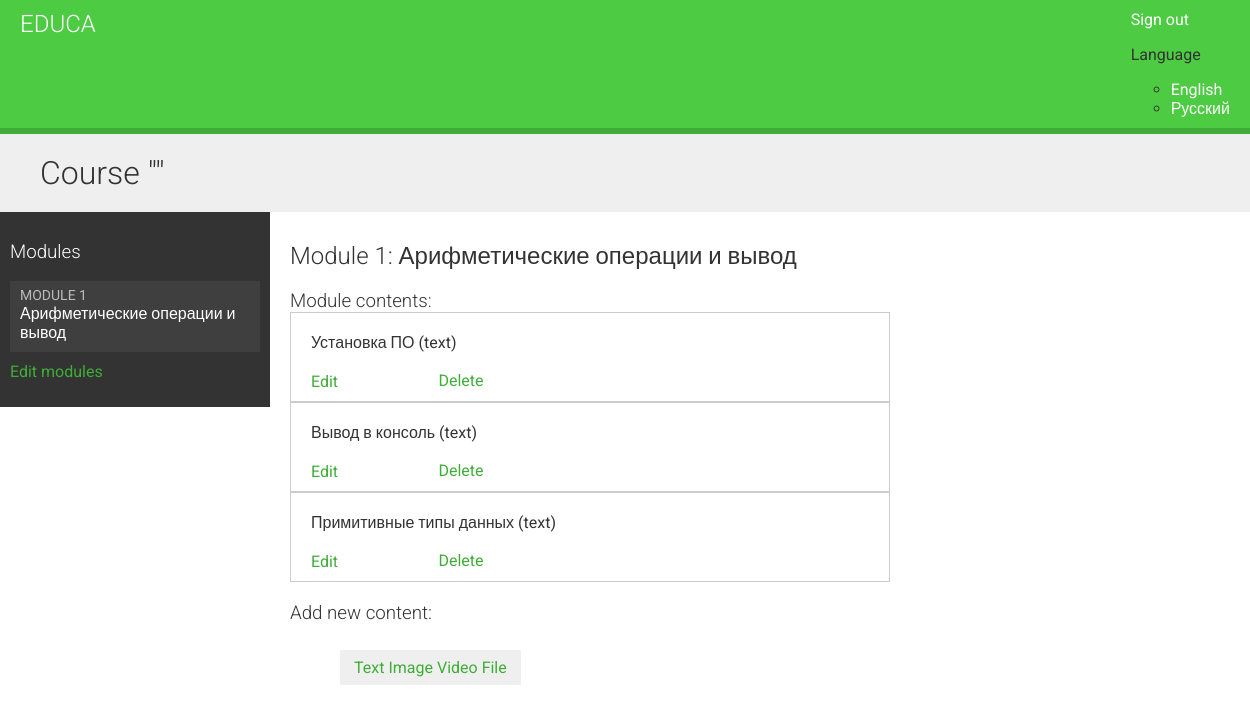
Screenshot of /en/course/module/1/ (signed in) with the database file from the repository.
### courses/models.py (models this page shows, shortened)
class Module(models.Model):
    course = models.ForeignKey(Course,
                               related_name='modules',
                               on_delete=models.CASCADE)
    title=models.CharField(max_length=200)
    description=models.TextField(blank=True)
    order = OrderField(blank=True,
                       for_fields=['course'])
    class Meta:
        ordering = ['order']

class Content(models.Model):
    module = models.ForeignKey(Module,
                               related_name='contents',
                               on_delete=models.CASCADE)
    content_type = models.ForeignKey(ContentType,
                                     on_delete=models.CASCADE,
                                     limit_choices_to={'model__in': (
                                         'text', 'video', 'image', 'file')})
    object_id = models.PositiveIntegerField()
    item = GenericForeignKey('content_type', 'object_id')
    order = OrderField(blank=True,
                       for_fields=['module'])
    class Meta:
        ordering = ['order']

class BaseItem(models.Model):
    owner = models.ForeignKey(User,
                              related_name='%(class)s_related',
                              on_delete=models.CASCADE)
    title = models.CharField(max_length=200)
    created = models.DateTimeField(auto_now_add=True)
    updated = models.DateTimeField(auto_now=True)
    class Meta:
        abstract = True
    def __str__(self):
        return self.title

class Text(BaseItem):
    content = models.TextField(verbose_name=_("Text"))

### courses/views.py (the view)
# urls.py: path('module/<int:module_id>/', views.ModuleContentListView.as_view(), name='module_content_list'),
class ModuleContentListView(TemplateResponseMixin, View):
    template_name = 'courses/manage/module/content_list.html'
    def get(self, request, *args, **kwargs):
        module = get_object_or_404(Module,
                                   id=kwargs['module_id'],
                                   course__owner=request.user)
        return self.render_to_response({'module': module})

### courses/templatetags/change_lang.py (called while the page is built)
@register.filter
def change_lang(request, lang):
    request.LANGUAGE_CODE = lang
    url = request.path.split('/', maxsplit=2)[2]
    return f'/{lang}/{url}'

### courses/templatetags/course.py (called while the page is built)
@register.filter
def model_name(obj):
    try:
        return obj._meta.model_name
    except AttributeError:
        return None

### courses/templates/courses/manage/module/content_list.html (shortened to what this page needs)
{% extends "base.html" %}
{% load i18n %}
{% load course %}
{% block content %}
    {% with course=module.course %}
        <h1>{% trans "Course" %} "{{ course.title }}"</h1>
        <div class="contents">
            <h3>{% trans "Modules" %}</h3>
            <ul id="modules">
                {% for m in course.modules.all %}
                    <li data-id="{{ m.id }}" {% if m == module %} class="selected" {% endif %}>
                        <a href="{% url "courses:module_content_list" m.id %}">
                            <span>
                                {% trans "Module" %} <span class="order">{{ m.order|add:1 }}</span>
                            </span>
                            <br>
                            {{ m.title }}
                        </a>
                    </li>
                {% empty %}
                    <li>{% trans "No modules yet." %}</li>
                {% endfor %}
            </ul>
            <p>
                <a href="{% url "courses:module_update" course.id %}">{% trans "Edit modules" %}</a>
            </p>
        </div>
        <div class="module">
            <h2>{% trans "Module" %} {{ module.order|add:1 }}: {{ module.title }}</h2>
            <h3>{% trans "Module contents:" %}</h3>
            <div id="module-contents">
                {% for content in module.contents.all %}
                    <div data-id="{{ content.id }}">
                        {% with item=content.item %}
                            <p>{{ item }} ({{ item|model_name }})</p>
                            <a href="{% url "courses:module_content_update" module.id item|model_name item.id %}">
                                {% trans "Edit" %}
                            </a>
                            <form action="{% url "courses:module_content_delete" content.id %}" method="post">
                                <input type="submit" value="{% trans "Delete" %}">
                            </form>
                        {% endwith %}
                    </div>
                {% empty %}
                    <p>{% trans "This module has no contents yet." %}</p>
                {% endfor %}
            </div>
            <h3>{% trans "Add new content:" %}</h3>
            <ul class="content-types">
                <li>
                    <a href="{% url "courses:module_content_create" module.id "text" %}">{% trans "Text" %}</a>
                    <a href="{% url "courses:module_content_create" module.id "image" %}">{% trans "Image" %}</a>
                    <a href="{% url "courses:module_content_create" module.id "video" %}">{% trans "Video" %}</a>
                    <a href="{% url "courses:module_content_create" module.id "file" %}">{% trans "File" %}</a>
                </li>
            </ul>
        </div>
    {% endwith %}
{% endblock %}

### courses/templates/base.html (shortened to what this page needs)
{% load staticfiles %}
{% load i18n %}
{% load change_lang %}
<!DOCTYPE html>
<html lang="en">
<head>
    <link href="{% static "css/base.css" %}" rel="stylesheet">
</head>
<body>
    <div id="header">
        <a href="/" class="logo">Educa</a>
        <ul class="menu">
            {% if user.is_authenticated %}
                <li><a href="{% url "accounts:logout" %}">{% trans "Sign out" %}</a></li>
            {% else %}
                <li><a href="{% url "accounts:login" %}">{% trans "Sign in" %}</a></li>
            {% endif %}
            <li>
                <div>
                    {% get_current_language as LANGUAGE_CODE %}
                    {% get_available_languages as LANGUAGES %}
                    {% get_language_info_list for LANGUAGES as languages %}
                    <p>{% trans "Language" %}</p>
                    <ul class="all-languages">
                        {% for language in languages %}
                            <li>
                                <a href="{{ request|change_lang:language.code }}"
                                        {% if language.code == LANGUAGE_CODE %}
                                            class="selected"
                                        {% endif %}>
                                    {{ language.name_local }}
                                </a>
                            </li>
                        {% endfor %}
                    </ul>
                </div>
            </li>
        </ul>
    </div>
    <div id="content">
        {% block content %}
        {% endblock %}
    </div>
</body>
</html>

### courses/static/css/base.css (style rules this page uses)
body { margin:0; font-family:'Roboto', sans-serif; font-weight:400; color:#333; }
a { color:#3fad37; text-decoration:none; }
ul { float:left; }
h1, h2, h3, h4, h5, h6 { font-family:'Roboto', sans-serif; font-weight:300; }
h1 { background:#efefef; width:100%; overflow:auto; padding:20px 0 20px 40px; margin:0; }
.module { padding:10px 20px; float:left; width:600px; }
.module h3 { margin:20px 0 0; padding:0; width:100%; }
.module p { margin:10px 0 20px; width:100%; float:left; }
#header { background:#4dcc43; overflow:auto; padding:10px 20px; border-bottom:6px solid #3fad37; }
#header .logo { text-decoration:none; font-family:'Roboto', sans-serif; font-weight:300; text-transform:uppercase; font-size:24px; color:#fff; float:left; }
#header a { color:#fff; }
#header .menu { list-style:none; float:right; margin:0; padding:0; }
.contents { width:20%; padding:10px; float:left; background:#333; color: #fff; font-family:'Roboto', sans-serif; }
.contents ul { list-style:none; margin:0; padding:0; }
.contents ul li { margin:0 0 10px 0; padding:4px 10px 10px; overflow:auto; }
.contents ul li.selected { background:#3f3f3f; }
.contents ul span { text-transform:uppercase; color:#bbb; font-size:14px; }
.contents ul a { display:block; color:#fff; text-decoration:none; }
ul.content-types li { list-style:none; float:left; margin:10px; background:#efefef; padding:8px 14px; }
input, select, textarea { border:1px solid #ccc; border-bottom:3px solid #ccc; padding:8px 12px; font-size:16px; font-family:'Roboto', sans-serif; float:left; clear:both; width:300px; }
input[type=submit], a.button { border-radius:5px; background:#4dcc43; color:#fff; font-size:16px; text-transform:uppercase; border:none; padding:10px 20px; margin:20px 0; }
#module-contents div { padding:10px 20px; border:1px solid #ccc; background:#fff }
#module-contents form { margin:0; padding:0; }
#module-contents input[type=submit] { color:#3fad37; background:none; margin:-20px 0 0; padding:0; float:left; text-transform:none; }

### rows the page displays
Module: order|add "1", title "Арифметические операции и вывод"
Content: item "Установка ПО", item|model_name "text"
Content: item "Вывод в консоль", item|model_name "text"
Content: item "Примитивные типы данных", item|model_name "text"

### other values shown
{{ language.name_local }} "English" "Русский"
